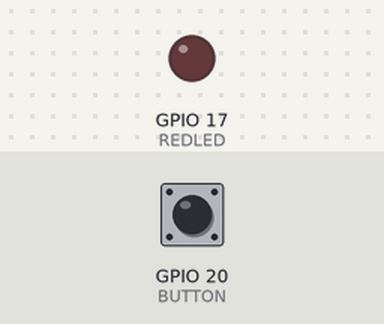
This program was run on a simulated Raspberry Pi (BCM pin numbers). On the bench: output pins drawn as LEDs (lit = HIGH). The test bench sets the inputs (shaded band); at power-on: GPIO 20 (BUTTON) HIGH. What the program prints to the terminal is not drawn.

Above: at 1.2 s.
1.3 s: GPIO 20 (BUTTON) pulled LOW for 0.15 s
At 2.7 s:
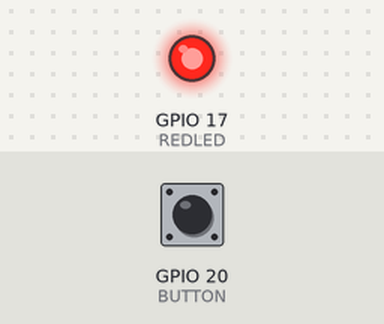
3.0 s: GPIO 20 (BUTTON) pulled LOW for 1 s
At 4.9 s:
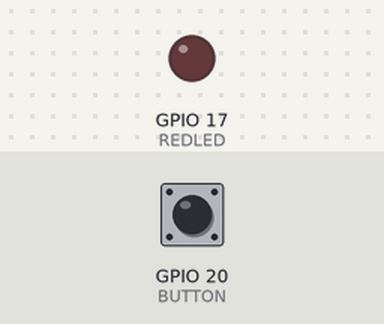
5.5 s: GPIO 20 (BUTTON) pulled LOW for 3.2 s
At 9.8 s:
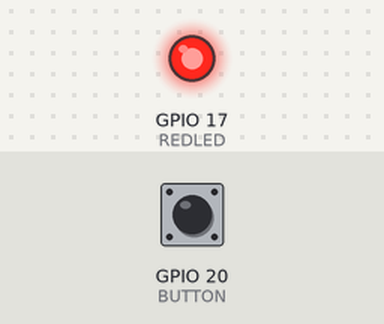
Timing chart, 0 to 11.3 s (numbered marks = the images above; inputs shaded):
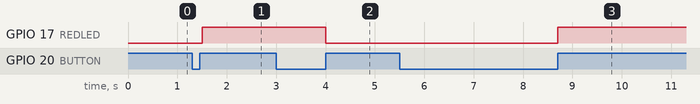

Measured:
- after the input at 1.3 s, GPIO 17 (REDLED): LOW → HIGH after 0.20 s
- after the input at 3.0 s, GPIO 17 (REDLED): HIGH → LOW after 1.0 s
- after the input at 5.5 s, GPIO 17 (REDLED): LOW → HIGH after 3.2 s

The program:

08_ToggleLed.py
```python
from time import sleep
import RPi.GPIO as GPIO
GPIO.setmode(GPIO.BCM)
delay=0.1
BUTTON=20
REDLED=17
GPIO.setup(BUTTON,GPIO.IN,pull_up_down=GPIO.PUD_UP)
GPIO.setup(REDLED,GPIO.OUT)


LEDstate=0
buttonState=1
buttonStateOld=1

try :

	while True:
		buttonState=GPIO.input(BUTTON)
		print(buttonState)
		if buttonState==1 and buttonStateOld==0:
			LEDstate=not LEDstate
			GPIO.output(REDLED,LEDstate)
		buttonStateOld=buttonState

		sleep(delay)
except KeyboardInterrupt:
	GPIO.cleanup()
	print("GPIO Ready to Go")
```
